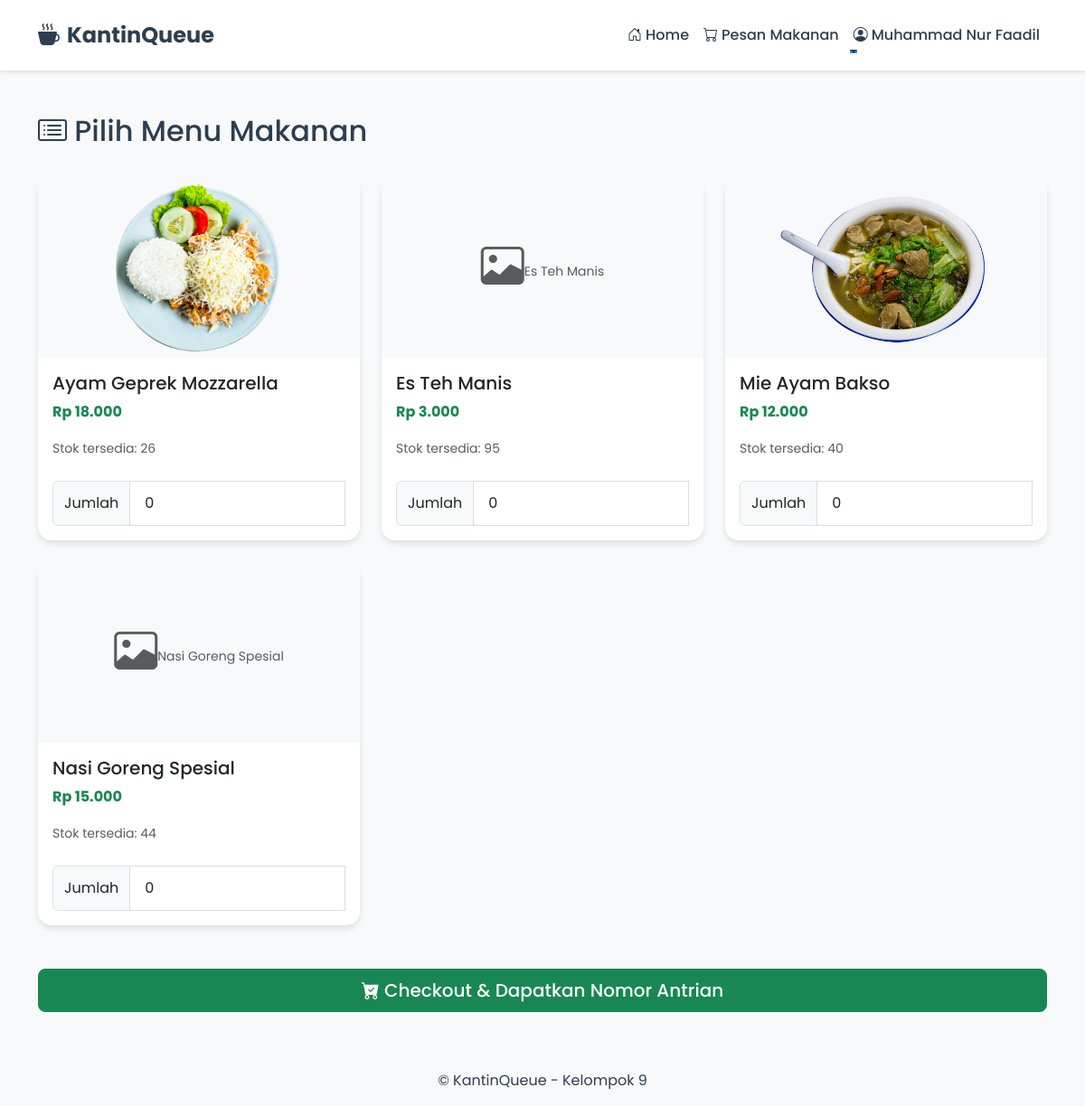
Page /public/order (signed in) on the committed database.
### tables this page shows
CREATE TABLE `menu` (
  `id_menu` int NOT NULL AUTO_INCREMENT,
  `nama_menu` varchar(100) NOT NULL,
  `harga` decimal(10,2) NOT NULL,
  `stok` int NOT NULL,
  `estimasi_menit` int DEFAULT '5',
  PRIMARY KEY (`id_menu`)
);

### app/controllers/OrderController.php (called while the page is built, shortened)
<?php
class OrderController extends Controller {
    public function index() {
        $data['judul'] = 'Pesan Makanan';
        $data['menu'] = $this->model('Menu_model')->getAllMenu();
        $this->view('templates/header', $data);
        $this->view('order/index', $data);
        $this->view('templates/footer');
    }
}

### app/core/App.php (called while the page is built, shortened)
<?php
class App {
    protected $method = 'index';
    protected $params = [];
    public function __construct() {
        $this->controller = new $this->controller;
        call_user_func_array([$this->controller, $this->method], $this->params);
    }
}

### public/index.php (called while the page is built, shortened)
<?php
$app = new App;

### app/core/Database.php (called while the page is built, shortened)
<?php
class Database {
    private $host = DB_HOST;
    private $user = DB_USER;
    private $pass = DB_PASS;
    private $db_name = DB_NAME;
    private $dbh;
    private $stmt;
    public function __construct() {
        $dsn = 'mysql:host=' . $this->host . ';dbname=' . $this->db_name;
        $option = [
            PDO::ATTR_PERSISTENT => true,
            PDO::ATTR_ERRMODE => PDO::ERRMODE_EXCEPTION
        ];
        try {
            $this->dbh = new PDO($dsn, $this->user, $this->pass, $option);
        } catch (PDOException $e) {
            die($e->getMessage());
        }
    }
    public function query($query) {
        $this->stmt = $this->dbh->prepare($query);
    }
    public function execute() {
        $this->stmt->execute();
    }
    public function resultSet() {
        $this->execute();
        return $this->stmt->fetchAll(PDO::FETCH_ASSOC);
    }
}

### app/models/Menu_model.php (called while the page is built)
<?php
class Menu_model {
    private $db;
    public function __construct() {
        $this->db = new Database;
    }
    public function getAllMenu() {
        $this->db->query("SELECT * FROM menu WHERE stok > 0 ORDER BY nama_menu ASC");
        return $this->db->resultSet();
    }
}

### app/views/order/index.php (the view, shortened to what this page needs)
<div class="d-flex justify-content-between align-items-center mb-4">
    <h2><i class="bi bi-card-list"></i> Pilih Menu Makanan</h2>
</div>
<form id="orderForm" onsubmit="return handleOrder(event)">
    <div class="row">
        <?php foreach ($data['menu'] as $item) : ?>
        <div class="col-md-6 col-lg-4 mb-4">
            <div class="card h-100">
                <?php
                $imageMap = [
                    'Es Teh Manis' => 'esteh',
                    'Nasi Goreng Spesial' => 'nasigoreng',
                    'Mie Ayam Bakso' => 'mieayambakso',
                    'Ayam Geprek Mozzarella' => 'ayamgeprekkeju'
                ];
                $imageName = isset($imageMap[$item['nama_menu']]) ? $imageMap[$item['nama_menu']] : strtolower(str_replace(' ', '', $item['nama_menu']));
                $imagePath = '../public/images/' . $imageName . '.png';
                $imageUrl = BASEURL . '/images/' . $imageName . '.png';
                ?>
                <?php if (file_exists($imagePath)) : ?>
                <div class="card-img-container" style="height: 200px; overflow: hidden;">
                    <img src="<?= $imageUrl; ?>" class="card-img-top" alt="<?= htmlspecialchars($item['nama_menu']); ?>" style="width: 100%; height: 100%; object-fit: contain; background-color: #f8f9fa;">
                </div>
                <?php else: ?>
                <div class="card-img-top bg-light d-flex align-items-center justify-content-center" style="height: 200px;">
                    <i class="bi bi-image text-muted" style="font-size: 3rem;"></i>
                    <small class="text-muted mt-2"><?= htmlspecialchars($item['nama_menu']); ?></small>
                </div>
                <?php endif; ?>
                <div class="card-body d-flex flex-column">
                    <h5 class="card-title"><?= htmlspecialchars($item['nama_menu']); ?></h5>
                    <p class="card-text text-success fw-bold">Rp <?= number_format($item['harga'], 0, ',', '.'); ?></p>
                    <p class="card-text mt-auto"><small class="text-muted">Stok tersedia: <?= $item['stok']; ?></small></p>
                    <div class="input-group mt-2">
                        <span class="input-group-text">Jumlah</span>
                        <input type="number" name="jumlah[<?= $item['id_menu']; ?>]" class="form-control" value="0" min="0" max="<?= $item['stok']; ?>">
                    </div>
                </div>
            </div>
        </div>
        <?php endforeach; ?>
    </div>
    <div class="d-grid gap-2 mt-4">
        <button type="submit" class="btn btn-success btn-lg"><i class="bi bi-cart-check-fill"></i> Checkout & Dapatkan Nomor Antrian</button>
    </div>
</form>

### app/core/Controller.php (shortened to what this page needs)
<?php
class Controller {
    public function view($view, $data = []) {
        if (file_exists('../app/views/' . $view . '.php')) {
            require_once '../app/views/' . $view . '.php';
        } else {
            die("View does not exist.");
        }
    }
    public function model($model) {
        return new $model;
    }
}

### app/views/templates/header.php (shortened to what this page needs)
<!DOCTYPE html>
<html lang="id">
<head>
    <link href="https://cdn.jsdelivr.net/npm/bootstrap@5.3.3/dist/css/bootstrap.min.css" rel="stylesheet">
    <link rel="stylesheet" href="https://cdn.jsdelivr.net/npm/bootstrap-icons@1.11.3/font/bootstrap-icons.min.css">
    <link rel="stylesheet" href="<?= BASEURL; ?>/css/style.css">
</head>
<body>
<nav class="navbar navbar-expand-lg sticky-top">
  <div class="container">
    <a class="navbar-brand" href="<?= BASEURL; ?>/home">
        <i class="bi bi-cup-hot-fill me-2"></i>KantinQueue
    </a>
    <div class="collapse navbar-collapse" id="navbarNav">
      <ul class="navbar-nav ms-auto">
        <?php if(isset($_SESSION['user_id'])): ?>
            <li class="nav-item">
                <a class="nav-link" href="<?= BASEURL; ?>/home">
                    <i class="bi bi-house-door me-1"></i>Home
                </a>
            </li>
            <li class="nav-item">
                <a class="nav-link" href="<?= BASEURL; ?>/order">
                    <i class="bi bi-cart me-1"></i>Pesan Makanan
                </a>
            </li>
            <li class="nav-item dropdown">
              <a class="nav-link dropdown-toggle" href="#" role="button" data-bs-toggle="dropdown" aria-expanded="false">
                <i class="bi bi-person-circle me-1"></i><?= $_SESSION['user_nama']; ?>
              </a>
            </li>
        <?php endif; ?>
      </ul>
    </div>
  </div>
</nav>
<main class="container my-5 animate-fade-in">

### app/views/templates/footer.php (shortened to what this page needs)
</main>
<footer class="text-center mt-5 py-3 bg-light">
    <p class="mb-0">&copy; KantinQueue - Kelompok 9</p>
</footer>
</body>
</html>

### public/css/style.css (style rules this page uses)
:root { --primary-color: #2c3e50; --secondary-color: #e74c3c; --accent-color: #3498db; --background-color: #f8f9fa; --text-color: #2c3e50; --success-color: #2ecc71; --warning-color: #f1c40f; --danger-color: #e74c3c; }
body { background-color: var(--background-color); color: var(--text-color); font-family: 'Poppins', sans-serif; overflow-x: hidden; }
.navbar { background-color: white; box-shadow: 0 2px 15px rgba(0,0,0,0.1); padding: 1rem 0; animation: slideDown 0.5s ease-out; }
.navbar-brand { font-weight: 700; color: var(--primary-color) !important; font-size: 1.5rem; transition: transform 0.3s ease; }
.nav-link { color: var(--text-color) !important; font-weight: 500; transition: all 0.3s ease; position: relative; }
.nav-link::after { content: ''; position: absolute; width: 0; height: 2px; bottom: 0; left: 0; background-color: var(--accent-color); transition: width 0.3s ease; }
.card { border: none; border-radius: 15px; box-shadow: 0 4px 6px rgba(0,0,0,0.1); transition: all 0.3s cubic-bezier(0.4, 0, 0.2, 1); animation: fadeInUp 0.6s ease-out; }
.btn { border-radius: 8px; padding: 0.5rem 1.5rem; font-weight: 500; transition: all 0.3s cubic-bezier(0.4, 0, 0.2, 1); position: relative; overflow: hidden; }
.btn::after { content: ''; position: absolute; width: 100%; height: 100%; top: 0; left: -100%; background: linear-gradient(90deg, transparent, rgba(255,255,255,0.2), transparent); transition: 0.5s; }
.form-control { border-radius: 8px; border: 1px solid #ddd; padding: 0.75rem 1rem; transition: all 0.3s ease; }

### app/views/templates/header.php (style rules this page uses)
body { background-color: #f8f9fa; }
.navbar { background-color: #ffffff; box-shadow: 0 2px 4px rgba(0,0,0,.1); }

### rows in the picture
menu: shows a picture, nama_menu "Ayam Geprek Mozzarella", harga "18.000", stok "26"
menu: nama_menu "Es Teh Manis", harga "3.000", stok "95"
menu: shows a picture, nama_menu "Mie Ayam Bakso", harga "12.000", stok "40"
menu: nama_menu "Nasi Goreng Spesial", harga "15.000", stok "44"

### other values in the picture
$_SESSION['user_nama'] "Muhammad Nur Faadil"
